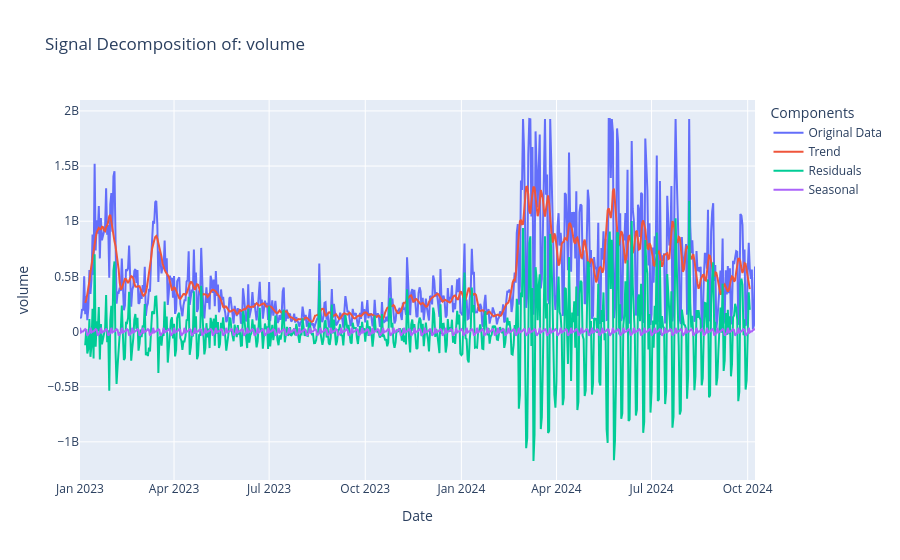

Here is the notebook cell this chart was saved with:
### Markdown cell above
### 4.4.4. Volume

### Code cell
volume = signal_decomp(cleaned_futures.historical_data["volume"], return_results=True)

### Figure 1 — Plotly figure (JSON) as saved in the notebook; plotly's stock layout.template omitted (floating-point values rounded to 4 significant figures; data arrays with more than 128 entries replaced by an {"elided": "..."} marker saying what was removed)
{"data": [{"mode": "lines", "name": "Original Data", "type": "scatter", "x": {"elided": "647 str values"}, "y": {"elided": "647 float values"}}, {"mode": "lines", "name": "Trend", "type": "scatter", "x": {"elided": "647 str values"}, "y": {"elided": "647 float values"}}, {"mode": "lines", "name": "Residuals", "type": "scatter", "x": {"elided": "647 str values"}, "y": {"elided": "647 float values"}}, {"mode": "lines", "name": "Seasonal", "type": "scatter", "x": {"elided": "647 str values"}, "y": {"elided": "647 float values"}}], "layout": {"legend": {"title": {"text": "Components"}}, "showlegend": true, "title": {"text": "Signal Decomposition of: volume"}, "xaxis": {"anchor": "y", "domain": [0, 1], "title": {"text": "Date"}}, "yaxis": {"anchor": "x", "domain": [0, 1], "title": {"text": "volume"}}}}
